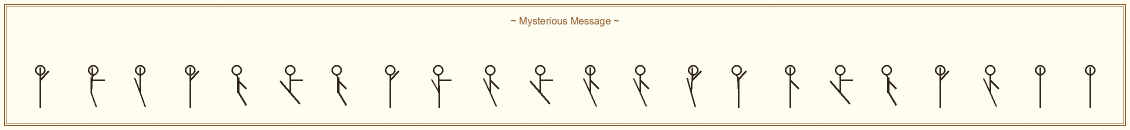
#> input picture dancing_challenge.png, 2260 x 260 px (shown at 1/2 size)
$ python extract_figures_as_images.py
#> lines starting #> are read from the running program, lines starting #| are printed output that depends on the picture
#!/usr/bin/env python3
"""
Extract each dancing man figure as a separate image
"""

from PIL import Image, ImageDraw
import numpy as np
import os

def extract_figures():
    """Extract each figure as a separate image"""

    # Load image
    img = Image.open('dancing_challenge.png')
#> img is the input picture: PIL image 2260x260 RGB; mean R, G, B 247.9, 244.5, 230.6
    img_array = np.array(img)

    # Background color
    bg_color = (255, 253, 240)

    # Create mask for non-background pixels
    mask = ((img_array[:, :, 0] != bg_color[0]) |
            (img_array[:, :, 1] != bg_color[1]) |
            (img_array[:, :, 2] != bg_color[2]))
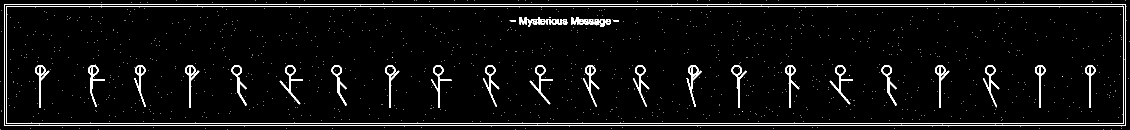
#> mask: shape (260, 2260) bool (shown at 1/2 size); 4.8% white in thin lines or dots

    non_bg_pixels = np.argwhere(mask)
#> non_bg_pixels = 28489 pairs, first value 0 to 259, second value 0 to 2258

    y_min, y_max = non_bg_pixels[:, 0].min(), non_bg_pixels[:, 0].max()
#> y_min = 0; y_max = 259
    x_min, x_max = non_bg_pixels[:, 1].min(), non_bg_pixels[:, 1].max()
#> x_min = 0; x_max = 2258

    width = x_max - x_min
#> width = 2258
    height = y_max - y_min
#> height = 259
    num_divisions = 25
    division_width = width / num_divisions
#> division_width = 90.32

    # Create output directory
    os.makedirs('figures', exist_ok=True)

    # Extract each figure
    for i in range(num_divisions):
        x_start = int(x_min + i * division_width)
        x_end = int(x_min + (i + 1) * division_width)

        # Get pixels in this division
        division_mask = mask[y_min:y_max, x_start:x_end]
        division_img = img_array[y_min:y_max, x_start:x_end]

        # Create a new image with just this figure
        new_img = Image.fromarray(division_img.astype(np.uint8))

        # Save it
        new_img.save(f'figures/figure_{i:02d}.png')
        print(f"Saved figure {i}")
#> this loop made 25 passes
#> (x_start, x_end) on passes 1 to 12: (0, 90), (90, 180), (180, 270), (270, 361), (361, 451), (451, 541), (541, 632), (632, 722), (722, 812), (812, 903), (903, 993), (993, 1083)
#> pass 1, in extract_figures, `division_mask = mask[y_min:y_max, x_start:x_end]`:
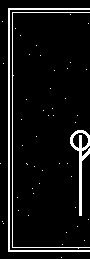
#> division_mask: shape (259, 90) bool; 7.2% white in thin lines or dots
#> pass 1, in extract_figures, `division_img = img_array[y_min:y_max, x_start:x_end]`:
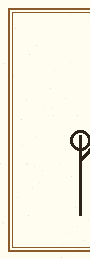
#> division_img: shape (259, 90, 3); mean R, G, B 245, 240.5, 225.8
#> pass 2, in extract_figures, `division_mask = mask[y_min:y_max, x_start:x_end]`:
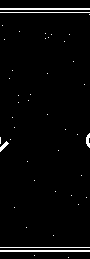
#> division_mask: shape (259, 90) bool; 2.9% white in thin lines or dots
#> pass 2, in extract_figures, `division_img = img_array[y_min:y_max, x_start:x_end]`:
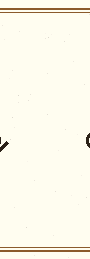
#> division_img: shape (259, 90, 3); mean R, G, B 251.5, 248.4, 234.6
#> after the loop:
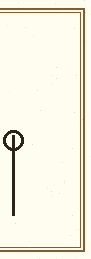
#> new_img: PIL image 91x259 RGB; mean R, G, B 245.4, 240.8, 226.1

    print(f"\nExtracted {num_divisions} figures to 'figures/' directory")

if __name__ == '__main__':
    extract_figures()
